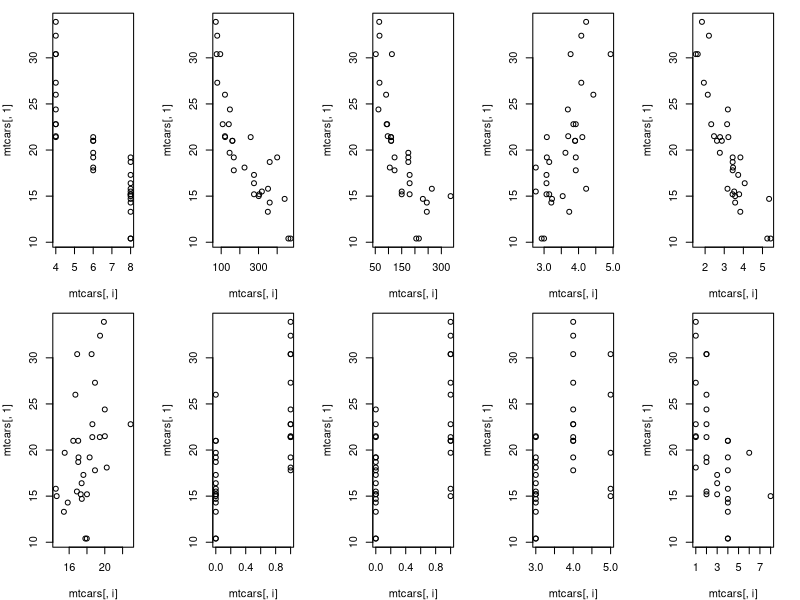
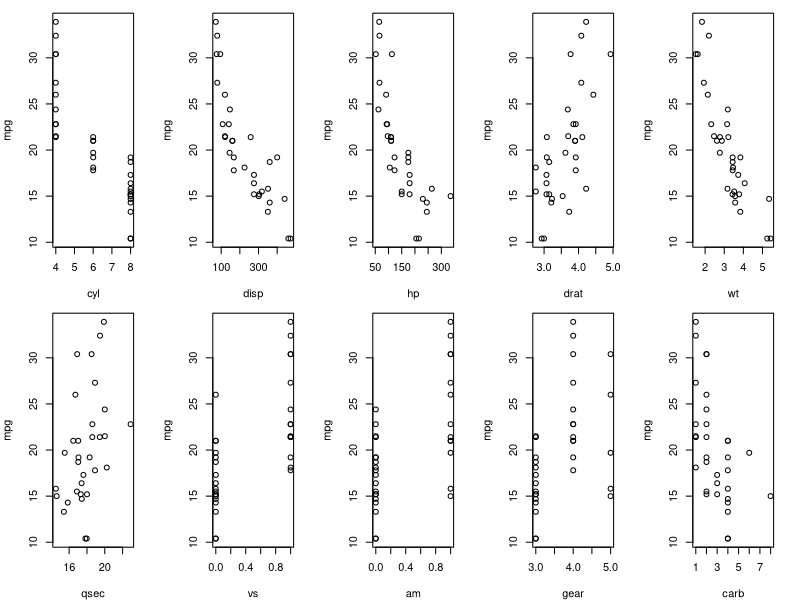

The R script that drew these images, in order:
## ---- chunk 1
knitr::opts_chunk$set(comment="")
library(tidyverse)
set.seed(123)
## ---- chunk 2
for (i in 1:10) {
  print(exp(i))
}
## ---- chunk 3
out <- matrix(nrow = 10, ncol = 2, dimnames = list(1:10, c("x", "exp(x)")))    
for (i in 1:10) {
 out[i, ] <- exp(i)
}
out
## ---- chunk 4
par(mfrow = c(2, 5), mar = c(4, 4, 1, 2))
for (i in 2:11) {
  plot(x = mtcars[, i], y = mtcars[, 1])
}
## ---- chunk 5
vars <- colnames(mtcars)
par(mfrow = c(2, 5), mar = c(4, 4, 1, 2))
for (i in 2:11) {
  plot(x = mtcars[, i], y = mtcars[, 1], xlab = vars[i], ylab = vars[1])
}
## ---- chunk 6
sapply(mtcars, max)
## ---- chunk 7
apply(mtcars, 1, mean)
## ---- chunk 8
sapply(mtcars, quantile, prob = c(.025, .975))
## ---- chunk 9
die <- function() {
  
  eyes <- sample(1:6, size = 1)
  
  return(eyes)
}
## ---- chunk 10
c(die(), die(), die())
## ---- chunk 11
dice <- function(n) {
  
  return(sample(1:6, size = n, replace = TRUE))
}

dice(10)
## ---- chunk 12
dice <- function(n) {
  
  eyes <- sample(1:6, size = n, replace = TRUE) 
  
  return(list(outcomes = eyes,
              freqs    = table(eyes),
              mean     = mean(eyes)))
}
dice(10)
## ---- chunk 13
dice <- function(n, p = rep(1/6, 6)) {
  
  eyes <- sample(1:6, size = n, replace = TRUE, prob = p)
  
  return(list(outcomes  = eyes,
              frequency = table(eyes),
              mean      = mean(eyes)))
}
dice(100)
## ---- chunk 14
dice(100,  c(rep(.1, 5), .5))
